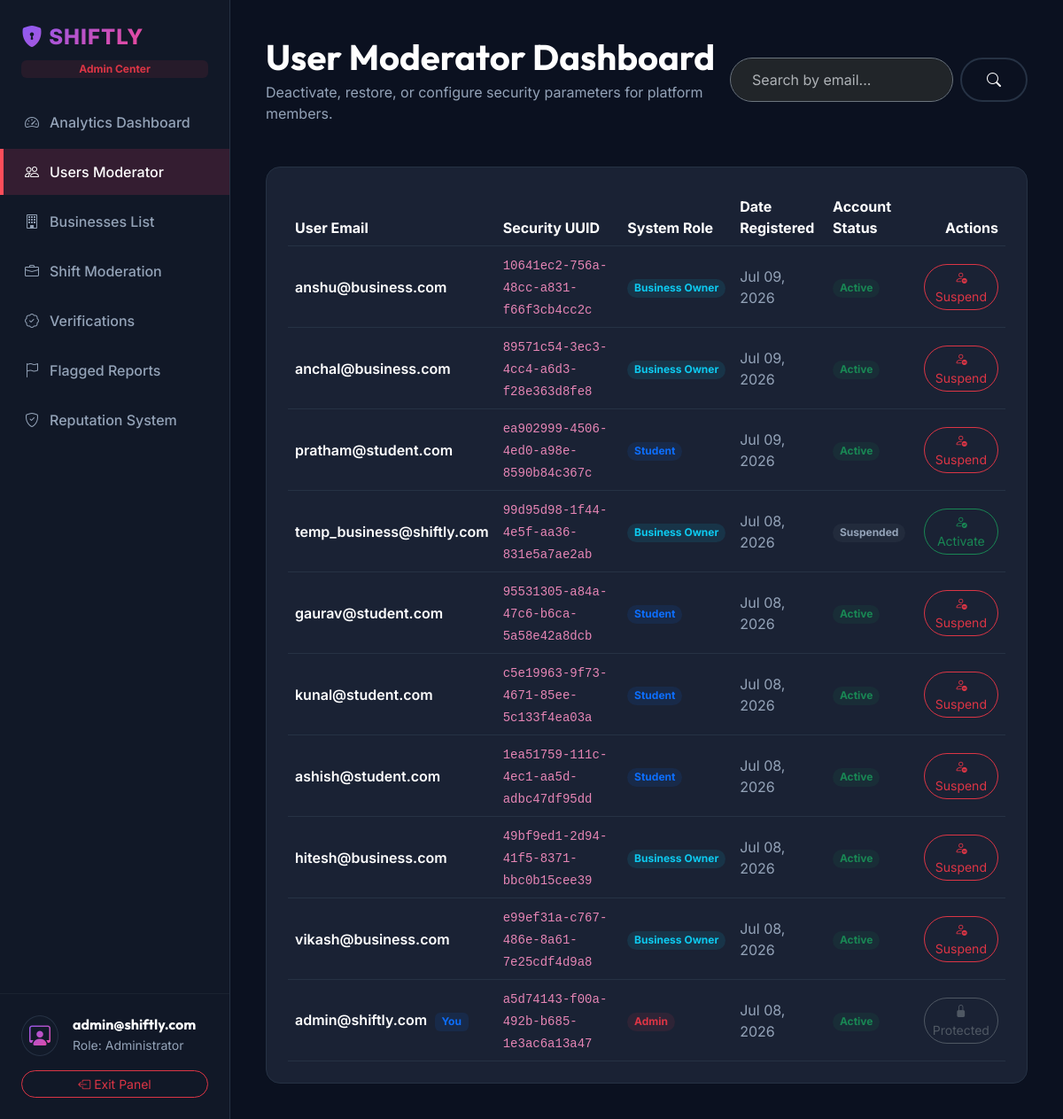
Page /api/v1/adminpanel/users/ (signed in) on the earlier database version.
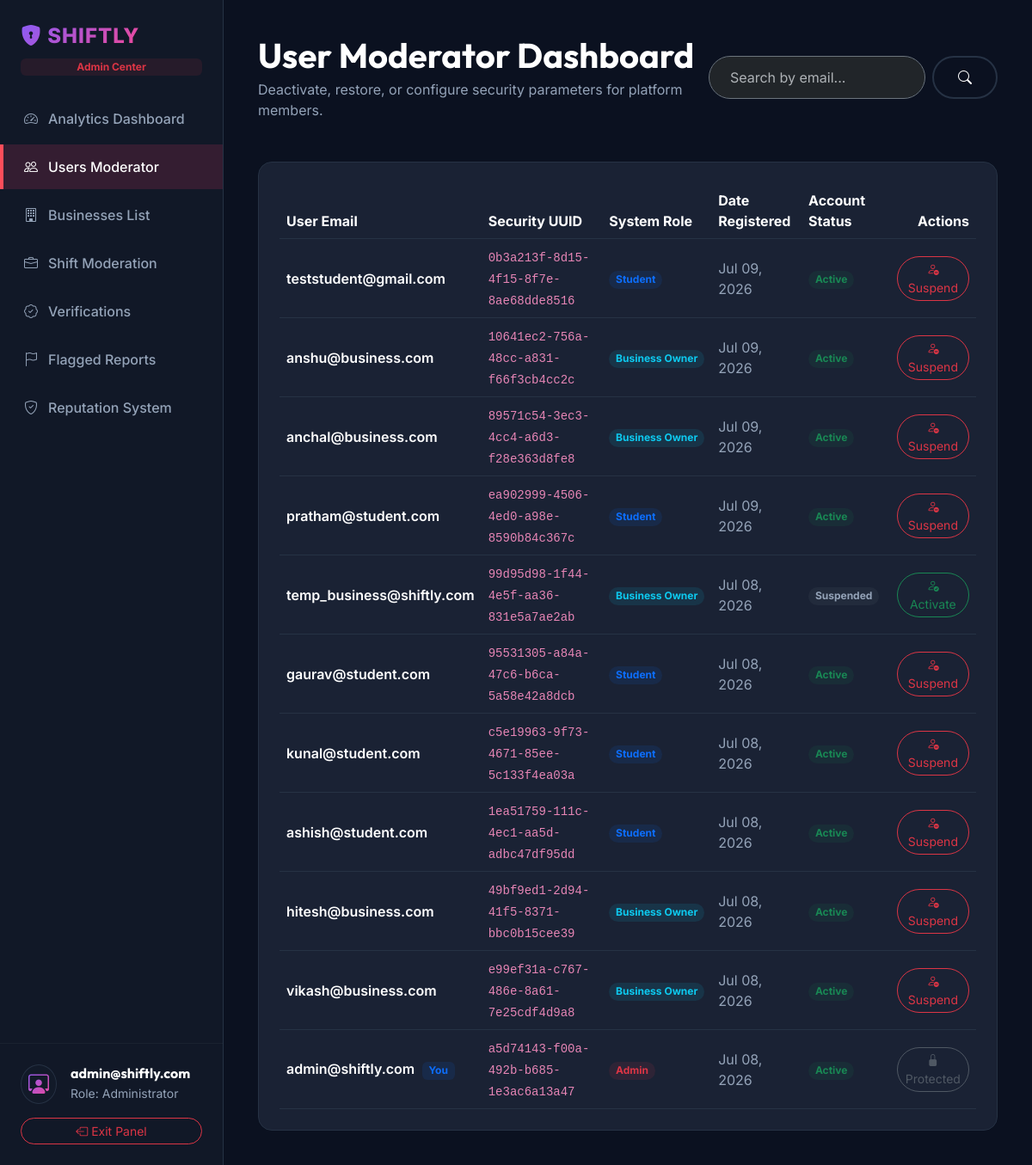
Same page on the later database version.
### accounts/models.py (models this page shows, shortened)
class User(AbstractUser):
    class Role(models.TextChoices):
        STUDENT = 'student', _('Student')
        BUSINESS = 'business', _('Business Owner')
        ADMIN = 'admin', _('Admin')
    class AccountStatus(models.TextChoices):
        PENDING = 'pending', _('Pending Approval')
        APPROVED = 'approved', _('Approved')
        REJECTED = 'rejected', _('Rejected')
        SUSPENDED = 'suspended', _('Suspended')
    username = None
    email = models.EmailField(_('email address'), unique=True)
    role = models.CharField(max_length=20, choices=Role.choices, default=Role.STUDENT)
    status = models.CharField(max_length=20, choices=AccountStatus.choices, default=AccountStatus.APPROVED)
    uuid = models.UUIDField(default=uuid.uuid4, editable=False, unique=True)
    is_active = models.BooleanField(default=True)
    is_verified = models.BooleanField(default=True)
    approved_by = models.ForeignKey('self', null=True, blank=True, on_delete=models.SET_NULL, related_name='approved_users')
    approved_at = models.DateTimeField(null=True, blank=True)
    created_at = models.DateTimeField(auto_now_add=True)
    updated_at = models.DateTimeField(auto_now=True)
    mfa_secret = models.CharField(max_length=255, blank=True, null=True)
    USERNAME_FIELD = 'email'
    REQUIRED_FIELDS = []
    objects = CustomUserManager()

### adminpanel/views.py (the view)
# urls.py: path('users/', AdminUsersView.as_view(), name='admin_users'),
class AdminUsersView(AdminRequiredMixin, ListView):
    template_name = 'adminpanel/users.html'
    context_object_name = 'users'
    paginate_by = 25
    def get_queryset(self):
        queryset = User.objects.all().order_by('-date_joined')
        query = self.request.GET.get('q')
        if query:
            queryset = queryset.filter(Q(email__icontains=query) | Q(role__icontains=query))
        return queryset

### adminpanel/views.py (called while the page is built)
    def dispatch(self, request, *args, **kwargs):
        if not request.user.is_authenticated:
            return self.handle_no_permission()
        if request.user.role != 'admin':
            raise PermissionDenied("Only administrators can access this area.")
        return super().dispatch(request, *args, **kwargs)

### templates/adminpanel/users.html (shortened to what this page needs)
{% extends 'adminpanel/base.html' %}
{% block content %}
<div class="container-fluid p-0">
    <div class="d-flex justify-content-between align-items-center mb-5">
        <div>
            <h1 class="text-white mb-1">User Moderator Dashboard</h1>
            <p class="text-muted mb-0">Deactivate, restore, or configure security parameters for platform members.</p>
        </div>
        <form class="d-flex gap-2" method="GET" action="{% url 'admin_users' %}">
            <input type="text" name="q" class="form-control bg-dark border-secondary border-opacity-20 text-white rounded-pill px-4" placeholder="Search by email..." value="{{ request.GET.q|default:'' }}">
            <button class="btn btn-premium-outline rounded-pill" type="submit"><i class="bi bi-search"></i></button>
        </form>
    </div>
    <div class="dash-card p-4">
        {% if users %}
            <div class="table-responsive">
                <table class="table table-dark table-hover align-middle mb-0" style="--bs-table-bg: transparent; --bs-table-border-color: var(--dark-border);">
                    <thead>
                        <tr class="text-muted">
                            <th>User Email</th>
                            <th>Security UUID</th>
                            <th>System Role</th>
                            <th>Date Registered</th>
                            <th>Account Status</th>
                            <th class="text-end">Actions</th>
                        </tr>
                    </thead>
                    <tbody>
                        {% for user in users %}
                            <tr id="user-row-{{ user.id }}">
                                <td>
                                    <span class="fw-semibold text-white">{{ user.email }}</span>
                                    {% if user == request.user %}
                                        <span class="badge bg-primary bg-opacity-10 text-primary ms-1">You</span>
                                    {% endif %}
                                </td>
                                <td class="text-muted"><code>{{ user.uuid }}</code></td>
                                <td>
                                    <span class="badge
                                        {% if user.role == 'admin' %}bg-danger
                                        {% elif user.role == 'business' %}bg-info
                                        {% else %}bg-primary{% endif %}
                                        bg-opacity-10
                                        text-{% if user.role == 'admin' %}danger{% elif user.role == 'business' %}info{% else %}primary{% endif %}
                                        px-2.5 py-1.5 rounded-pill">
                                        {{ user.get_role_display }}
                                    </span>
                                </td>
                                <td class="text-muted">{{ user.date_joined|date:"M d, Y" }}</td>
                                <td id="user-status-{{ user.id }}">
                                    <span class="badge {% if user.is_active %}bg-success{% else %}bg-secondary{% endif %} bg-opacity-10 text-{% if user.is_active %}success{% else %}secondary{% endif %} px-2.5 py-1.5 rounded-pill">
                                        {% if user.is_active %}Active{% else %}Suspended{% endif %}
                                    </span>
                                </td>
                                <td class="text-end">
                                    {% if user != request.user %}
                                        <button class="btn btn-sm rounded-pill toggle-active-btn {% if user.is_active %}btn-outline-danger{% else %}btn-outline-success{% endif %}"
                                                data-id="{{ user.id }}"
                                                data-active="{{ user.is_active|yesno:'true,false' }}">
                                            {% if user.is_active %}
                                                <i class="bi bi-person-dash"></i> Suspend
                                            {% else %}
                                                <i class="bi bi-person-check"></i> Activate
                                            {% endif %}
                                        </button>
                                    {% else %}
                                        <button class="btn btn-sm btn-outline-secondary rounded-pill" disabled><i class="bi bi-lock-fill"></i> Protected</button>
                                    {% endif %}
                                </td>
                            </tr>
                        {% endfor %}
                    </tbody>
                </table>
            </div>
        {% else %}
            <div class="text-center py-5">
                <i class="bi bi-people-fill text-muted display-4"></i>
                <h5 class="text-white mt-3">No users found</h5>
                <p class="text-muted small mb-0">Search query returned 0 records.</p>
            </div>
        {% endif %}
    </div>
</div>
{% endblock %}

### templates/adminpanel/base.html (shortened to what this page needs)
<!DOCTYPE html>
<html lang="en" data-bs-theme="dark">
<head>
    <link href="https://cdn.jsdelivr.net/npm/bootstrap@5.3.3/dist/css/bootstrap.min.css" rel="stylesheet">
    <link rel="stylesheet" href="https://cdn.jsdelivr.net/npm/bootstrap-icons@1.11.3/font/bootstrap-icons.min.css">
    <link rel="stylesheet" href="/assets/css/main.css">
</head>
<body>
    <aside class="sidebar d-flex flex-column justify-content-between py-4">
        <div>
            <div class="px-4 mb-4">
                <a href="{% url 'admin_dashboard' %}" class="navbar-brand text-gradient-admin fs-4 fw-extrabold"><i class="bi bi-shield-lock-fill"></i> SHIFTLY</a>
                <span class="badge bg-danger bg-opacity-10 text-danger d-block mt-2 w-fit">Admin Center</span>
            </div>
            <nav class="d-flex flex-column gap-1">
                <a href="{% url 'admin_dashboard' %}" class="sidebar-link {% if request.resolver_match.url_name == 'admin_dashboard' %}active{% endif %}">
                    <i class="bi bi-speedometer2"></i> Analytics Dashboard
                </a>
                <a href="{% url 'admin_users' %}" class="sidebar-link {% if request.resolver_match.url_name == 'admin_users' %}active{% endif %}">
                    <i class="bi bi-people"></i> Users Moderator
                </a>
                <a href="{% url 'admin_businesses' %}" class="sidebar-link {% if request.resolver_match.url_name == 'admin_businesses' %}active{% endif %}">
                    <i class="bi bi-building"></i> Businesses List
                </a>
                <a href="{% url 'admin_jobs' %}" class="sidebar-link {% if request.resolver_match.url_name == 'admin_jobs' %}active{% endif %}">
                    <i class="bi bi-briefcase"></i> Shift Moderation
                </a>
                <a href="{% url 'admin_verifications' %}" class="sidebar-link {% if request.resolver_match.url_name == 'admin_verifications' %}active{% endif %}">
                    <i class="bi bi-patch-check"></i> Verifications
                </a>
                <a href="{% url 'admin_reports' %}" class="sidebar-link {% if request.resolver_match.url_name == 'admin_reports' %}active{% endif %}">
                    <i class="bi bi-flag"></i> Flagged Reports
                </a>
                <a href="{% url 'admin_reputation' %}" class="sidebar-link {% if request.resolver_match.url_name == 'admin_reputation' %}active{% endif %}">
                    <i class="bi bi-shield-check"></i> Reputation System
                </a>
            </nav>
        </div>
        <div class="px-4 border-top border-secondary border-opacity-10 pt-4">
            <div class="d-flex align-items-center gap-3 mb-3">
                <div class="bg-glass rounded-circle p-1">
                    <i class="bi bi-person-workspace text-gradient-admin fs-4 px-1"></i>
                </div>
                <div>
                    <h6 class="mb-0 text-white">{{ request.user.email|slice:":18" }}</h6>
                    <small class="text-muted">Role: Administrator</small>
                </div>
            </div>
            <a href="{% url 'logout_page' %}" class="btn btn-outline-danger btn-sm w-100 rounded-pill"><i class="bi bi-box-arrow-left"></i> Exit Panel</a>
        </div>
    </aside>
    <main class="main-content">
        {% block content %}{% endblock %}
    </main>
</body>
</html>

### assets/css/main.css (style rules this page uses)
:root { --theme-bg: #0B1120; --theme-card: #1A2234; --theme-sidebar: #111827; --theme-border: #263244; --theme-text: #FFFFFF; --theme-text-muted: #94A3B8; --theme-text-muted-dark: #64748B; --theme-accent: #FF4D5A; --theme-accent-gradient: linear-gradient(135deg, #FF4B2B 0%, #FF416C 100%); --theme-accent-glow: rgba(255, 65, 108, 0.15); --theme-success: #22C55E; --theme-warning: #F59E0B; --theme-danger: #EF4444; --card-radius: 16px; --card-blur: blur(16px); --spacing-multiplier: 1; --transition-speed: 0.3s; --primary-gradient: var(--theme-accent-gradient); --secondary-gradient: linear-gradient(135deg, #6366F1 0%, #4F46E5 100%); --accent-gradient: linear-gradient(135deg, var(--theme-success) 0%, #059669 100%); --primary-color: var(--theme-accent); --primary-coral: var(--theme-accent); --secondary-indigo: #6366F1; --success-emerald: var(--theme-success); --dark-bg: var(--theme-bg); --dark-card: var(--theme-card); --dark-border: var(--theme-border); --dark-glow: var(--theme-accent-glow); --text-light: var(--theme-text); --text-muted: var(--theme-text-muted); --white: #FFFFFF; --transition-smooth: all var(--transition-speed) cubic-bezier(0.4, 0, 0.2, 1); }
html[data-theme="midnight-neon"] { --theme-bg: #0B1120; --theme-card: #1A2234; --theme-sidebar: #111827; --theme-border: #263244; --theme-text: #FFFFFF; --theme-text-muted: #94A3B8; --theme-text-muted-dark: #64748B; }
html[data-accent="coral"] { --theme-accent: #FF4D5A; --theme-accent-gradient: linear-gradient(135deg, #FF4B2B 0%, #FF416C 100%); --theme-accent-glow: rgba(255, 65, 108, 0.15); }
body { background-color: var(--dark-bg); color: var(--text-light); font-family: 'Inter', sans-serif; overflow-x: hidden; scroll-behavior: smooth; transition: background-color 0.25s ease, color 0.25s ease; }
*, *::before, *::after { transition-property: background-color, border-color, color, box-shadow; transition-duration: 0.25s; transition-timing-function: ease; }
.btn-premium-coral, .btn-premium-outline, .feature-card, .dash-card, .sidebar-link, .social-icon, .hero-mockup-wrapper, .step-card, .testimonial-card, .footer-link, .swipe-card { transition: var(--transition-smooth) !important; }
h1, h2, h3, h4, h5, h6, .display-font { font-family: 'Outfit', sans-serif; font-weight: 700; }
.bg-glass { background: rgba(21, 28, 44, 0.65); backdrop-filter: blur(16px); -webkit-backdrop-filter: blur(16px); border: 1px solid var(--dark-border); }
.btn-premium-outline { background: transparent; color: var(--text-light); border: 2px solid var(--dark-border); border-radius: 30px; padding: 11px 28px; font-weight: 600; transition: var(--transition-smooth); }
.navbar-brand { font-size: 1.6rem; font-weight: 800; letter-spacing: 1px; }
.text-muted { color: #94A3B8 !important; }
.text-secondary { color: #94A3B8 !important; }

### templates/adminpanel/base.html (style rules this page uses)
.sidebar { position: fixed; top: 0; bottom: 0; left: 0; width: 260px; background: var(--theme-sidebar); border-right: 1px solid var(--theme-border); z-index: 100; transition: var(--transition-smooth); }
.sidebar-link { color: var(--theme-text-muted); text-decoration: none; padding: 14px 24px; display: flex; align-items: center; gap: 12px; font-weight: 500; transition: var(--transition-smooth); border-left: 4px solid transparent; }
.sidebar-link:hover, .sidebar-link.active { color: var(--theme-text); background: var(--theme-accent-glow); border-left-color: var(--theme-accent); }
.main-content { margin-left: 260px; padding: calc(40px * var(--spacing-multiplier)); min-height: 100vh; }
.dash-card { background-color: var(--theme-card); border: 1px solid var(--theme-border); border-radius: var(--card-radius); transition: var(--transition-smooth); backdrop-filter: var(--card-blur); -webkit-backdrop-filter: var(--card-blur); }
.text-gradient-admin { background: linear-gradient(135deg, #8B5CF6 0%, #EC4899 100%); -webkit-background-clip: text; -webkit-text-fill-color: transparent; }

Differences in the rows shown:
added User: email "teststudent@gmail.com", uuid "0b3a213f-8d15-4f15-8f7e-8ae68dde8516", role "Student", date_joined "Jul 09, 2026", is_active "Active"
